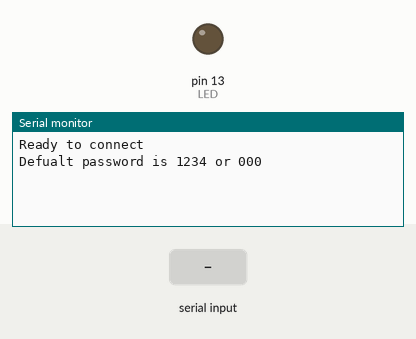
Bench run of a sketch on a simulated Arduino Uno, built with avr-gcc and run on an emulated ATmega328P. Parts: output pins drawn as LEDs (lit = HIGH), the last lines printed to the serial monitor. Inputs (shaded band) come from the test bench.

Above: at 1.2 s.
1.3 s: "1" received over the second serial link
At 2.2 s:
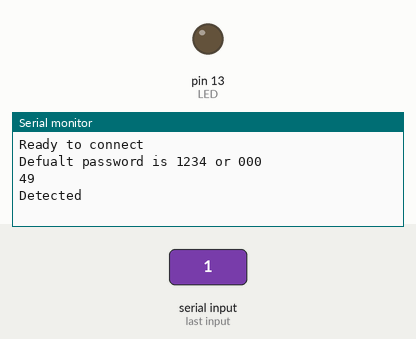
2.8 s: "2" received over the second serial link
At 3.6 s:
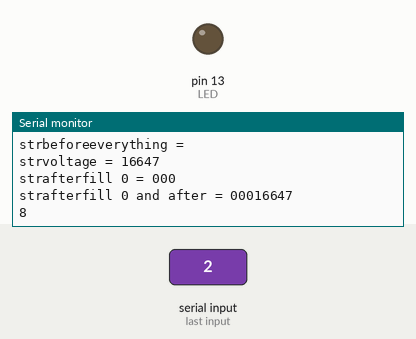

Measured:
- after the input at 1.3 s, the serial monitor: prints a new line at once (image 1)
- after the input at 2.8 s, the serial monitor: prints a new line at once (image 2)

The sketch:

Drone_controller.ino
```cpp
/*
  HC05 - Bluetooth AT-Command mode
  modified on 10 Feb 2019
  by Saeed Hosseini
  https://electropeak.com/learn/
*/
#include <SoftwareSerial.h>
#include <String.h>
SoftwareSerial MyBlue(10, 11); // RX | TX
int flag = 0;
int LED = LED_BUILTIN;
int voltage = 0;
char str[8];
char str2[8];
void setup()
{
  Serial.begin(9600);
  MyBlue.begin(9600);
  pinMode(LED, OUTPUT);
  Serial.println("Ready to connect\nDefualt password is 1234 or 000");
}
void loop()
{
  if (MyBlue.available()) {
    //    Serial.write(MyBlue.read());
    flag = MyBlue.read();
    Serial.println(flag);
    if (flag == '1')
    {
      Serial.println("Detected");
      MyBlue.write('1');

    }
    else if (flag == '2')
    {
      voltage = analogRead(A0) * 22.5 * 3.3 / 2.23 / 1024.0 * 1000;
      //Serial.println(voltage);
      sprintf(str, "");
      sprintf(str, "%d", voltage);
      sprintf(str2, "");
      Serial.print("strbeforeeverything = ");
      Serial.println(str2);
      Serial.print("strvoltage = ");
      Serial.println(str);
      for (int i = 0; i < 8 - strlen(str); i++) {
        sprintf(str2, "%s0", str2);
      }
      Serial.print("strafterfill 0 = ");
      Serial.println(str2);
      sprintf(str2, "%s%s", str2, str);
      Serial.print("strafterfill 0 and after = ");
      Serial.println(str2);
      Serial.println(strlen(str2));
      MyBlue.write(str2);
    }
  }
}
//#include <SoftwareSerial.h>
//
//
//SoftwareSerial mySerial(10, 11); // RX, TX
//
//void setup() {
//
//Serial.begin(9600);
//
//pinMode(9,OUTPUT); digitalWrite(9,HIGH);
//
//Serial.println("Enter AT commands:");
//
//mySerial.begin(38400);
//
//}
//
//void loop()
//
//{
//
//if (mySerial.available())
//
//Serial.write(mySerial.read());
//
//if (Serial.available())
//
//mySerial.write(Serial.read());
//
//}
```
